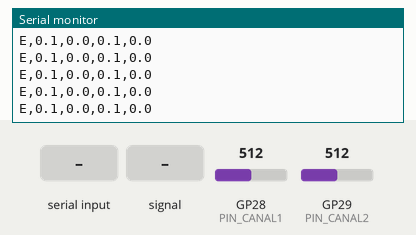
Recording of a sketch running on a simulated Raspberry Pi Pico. On the bench: the last lines printed to the serial monitor. The inputs (shaded band) are chosen by the test bench; at power-on: GP29 (PIN_CANAL2) = 512, GP28 (PIN_CANAL1) = 512 (analog values on the 0–1023 scale).

Above: at 2.6 s.
2.7 s: "G90\n" received over Serial
5.7 s: GP28 (PIN_CANAL1) fed a 200 Hz sine of ±81 counts around its level
At 6.5 s:
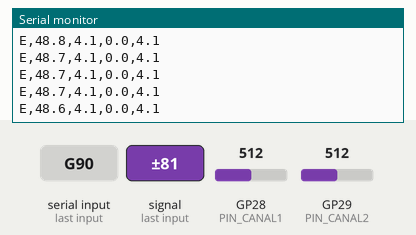
7.2 s: "S90\n" received over Serial
At 8.2 s:
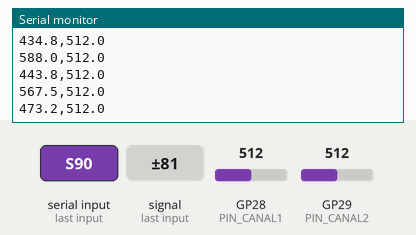
8.7 s: GP29 (PIN_CANAL2) fed a 200 Hz sine of ±81 counts around its level
10.2 s: GP29 (PIN_CANAL2) set to 490
At 10.7 s:
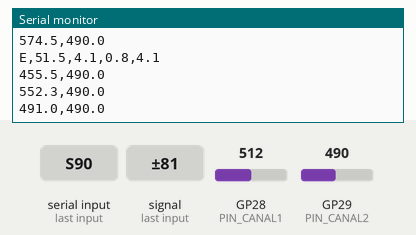
11.7 s: GP28 (PIN_CANAL1) set to 716
Timing chart, 0 to 11.8 s (numbered marks = the images above; inputs shaded):
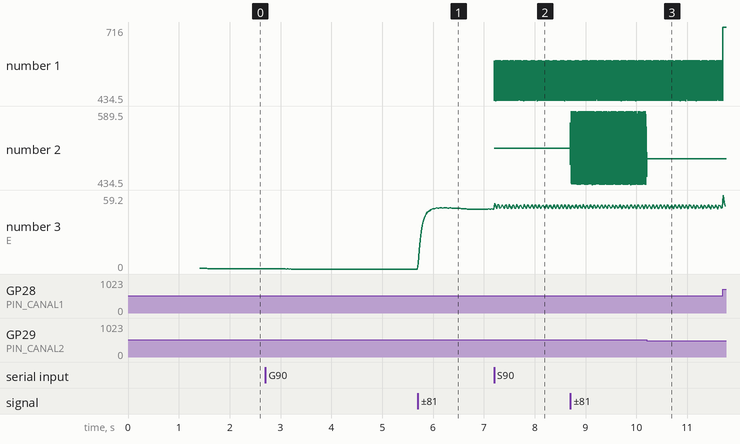

Measured:
- after the input at 5.7 s, the serial monitor: prints a new line at once (image 1)
- after the input at 7.2 s, the serial monitor: prints a new line at once (image 2)
- plotted number 3: 0 → 48 after the input at 5.7 s, 48 → 50.5 after the input at 7.2 s

The sketch:

emg_penal.ino
```cpp
/*
  emg_penal.ino — sEMG de DOS canales -> "KICK,<canal>" solo en picos
    Canal 1 = A2 (equipo local)    Canal 2 = A3 (equipo rival)

  Cadena por canal (fs = 1000 Hz por canal, muestreo con micros()):
    lectura sobremuestreada: ADC a 14 bits, 1 lectura de descarte al cambiar de canal,
       8 lecturas, se tiran la mayor y la menor y se promedian 6 (quita chispazos y baja el
       ruido blanco del ADC ~4x: sd 2.5 -> 0.65 cuentas medido). Se reporta en escala de 10 bits.
    -> pasa-altas 20 Hz -> notch en 60 Hz y TODOS sus armónicos hasta 480 Hz (Q = 30)
    -> |x| -> pasa-bajas 5 Hz (envolvente) -> detector de picos:
       * umbral = el que fija el juego con 'U' (70 % de la contracción máxima medida al inicio);
         si no hay, umbral automático = base + max(K·sd, (RAZON-1)·base)
       * debe sostenerse SOSTENER_MS sobre el umbral (descarta chispazos)
       * histéresis + periodo refractario entre tiros
       * la base y su sd se reajustan lento solo mientras ese canal está en reposo
  (El ruido medido con paciente fue 86 % a 120 Hz + 240/360 Hz: red rectificada.)

  Calibración: 3 s al arrancar (o con 'c'), ambos canales a la vez. Músculos RELAJADOS.

  Protocolo serial (BAUDIOS, ver abajo):
    Arduino -> PC:  "E,<env1>,<umbral1>,<env2>,<umbral2>"  cada 20 ms
                    "KICK,1" / "KICK,2"                       pico en ese canal
                    "CAL" / "LISTO"
                    "<crudo1>,<crudo2>"  cada 1 ms, solo con el flujo encendido ('S'): señal
                               sin filtrar en cuentas de 10 bits para el Banco del técnico.
                               Empieza con dígito; todas las demás líneas con letra.
    PC -> Arduino:  'c' recalibrar ambos
                    "U1=<v>" / "U2=<v>" (fin de línea) umbral fijo del canal en cuentas de
                               envolvente; "U1=0" vuelve al umbral automático de reposo
                    '+' / '-'  canal 1 más / menos exigente
                    ']' / '['  canal 2 más / menos exigente
                    'd' diagnóstico de tiempo: "DIAG,<µs máx>,<resincros>,<crudo1>,<crudo2>"
                    'S' / 's'  enciende / apaga el flujo crudo de los dos canales

  SEGURIDAD: A2 y A3 solo LEEN la salida de los amplificadores sEMG. Ningún pin del
  Arduino va conectado a los electrodos del paciente.
*/

const uint32_t BAUDIOS       = 460800;   // el flujo crudo (2 canales a 1 kHz) no cabe en 115200
const uint32_t TS_US         = 1000;     // periodo de muestreo
#if defined(ESP32)
// ESP32: ADC de 12 bits. Usar solo pines del ADC1 (el ADC2 no sirve con WiFi).
// Atenuación 0 dB: rango ≈ 0–1.1 V. La salida del amplificador reposa en ~0.1–0.2 V, así que este
// rango tiene el piso más bajo y 3x más resolución. Si algún día se centra en 1.65 V: ADC_11db y 3.1.
const int      BITS_ADC      = 12;
const uint8_t  PIN_CANAL1    = 34;       // GPIO34 (ADC1_CH6)
const uint8_t  PIN_CANAL2    = 35;       // GPIO35 (ADC1_CH7)
#define        ATENUACION      ADC_0db
const float    FONDO_V       = 1.1;      // voltios que corresponden a la lectura máxima del ADC
#else
const int      BITS_ADC      = 14;       // el R4 tiene ADC de 14 bits
const uint8_t  PIN_CANAL1    = A2;
const uint8_t  PIN_CANAL2    = A3;
const float    FONDO_V       = 5.0;
#endif
// Ganancia digital: multiplica cada lectura antes de filtrar (no agrega resolución; solo escala
// la señal para que las barras y los umbrales del juego la vean). Se cambia en vivo con "G=<v>".
float ganancia = 1.0;
const int      N_SOBRE       = 8;        // lecturas por muestra (≈230 µs por canal)
const float    ESCALA_ADC    = (float)(1 << (BITS_ADC - 10));   // todo se expresa en cuentas de 10 bits
const float    FS            = 1000.0;   // Hz
const float    F_RED         = 60.0;     // Hz (cambia a 50 si la red es de 50 Hz)
const float    Q_NOTCH       = 30.0;
const int      N_NOTCH       = 8;        // 60, 120, … 480 Hz (Nyquist = 500)
const float    F_HP          = 20.0;     // Hz
const float    F_ENV         = 5.0;      // Hz
const float    K_SD          = 8.0;      // desviaciones estándar sobre el reposo
const float    RAZON         = 2.0;      // el pico debe ser al menos 2x el nivel de reposo
const float    UMBRAL_MIN    = 4.0;      // cuentas ADC sobre la base, mínimo absoluto
const uint32_t SOSTENER_MS   = 60;       // tiempo continuo sobre el umbral para contar como pico
const float    HISTERESIS    = 0.6;      // se rearma cuando env < base + 0.6 * (umbral - base)
const uint32_t REFRACT_MS    = 1500;     // tiempo mínimo entre tiros del mismo canal
const uint32_t CAL_MS        = 3000;
const uint32_t REPORTE_MS    = 20;
const float    TAU_BASE_S    = 20.0;     // qué tan lento se reajusta la base en reposo

struct Biquad {
  float b0, b1, b2, a1, a2, z1 = 0, z2 = 0;
  float step(float x) {                 // forma directa II transpuesta
    float y = b0 * x + z1;
    z1 = b1 * x - a1 * y + z2;
    z2 = b2 * x - a2 * y;
    return y;
  }
};

// Coeficientes RBJ (Audio EQ Cookbook)
void disenarNotch(Biquad &f, float f0, float q) {
  float w = 2 * PI * f0 / FS, c = cos(w), al = sin(w) / (2 * q), a0 = 1 + al;
  f.b0 = 1 / a0; f.b1 = -2 * c / a0; f.b2 = 1 / a0;
  f.a1 = -2 * c / a0; f.a2 = (1 - al) / a0;
}
void disenarPasaAltas(Biquad &f, float f0) {
  float w = 2 * PI * f0 / FS, c = cos(w), al = sin(w) / (2 * 0.7071), a0 = 1 + al;
  f.b0 = (1 + c) / 2 / a0; f.b1 = -(1 + c) / a0; f.b2 = (1 + c) / 2 / a0;
  f.a1 = -2 * c / a0; f.a2 = (1 - al) / a0;
}

float aEnv, aBase;

struct Canal {
  uint8_t pin, numero;
  Biquad hp, notch[N_NOTCH];
  float env = 0, base = 0, varBase = 0, exigencia = 1.0;
  float umbralFijo = 0;                  // > 0: lo fijó el juego (70 % de la contracción máxima)
  bool armado = true, sobre = false;
  uint32_t tSobre = 0, tUltimoTiro = 0;
  uint32_t nCal = 0; float sumCal = 0, sum2Cal = 0;
  float crudo = 0, x = 0;

  void iniciar() {
    disenarPasaAltas(hp, F_HP);
    for (int i = 0; i < N_NOTCH; i++) disenarNotch(notch[i], F_RED * (i + 1), Q_NOTCH);
  }
  float filtrar(float v) {
    v = hp.step(v);
    for (auto &n : notch) v = n.step(v);
    return v;
  }
  // Promedio recortado de N_SOBRE lecturas, en cuentas de 10 bits
  float leer() {
    analogRead(pin);                     // descarte: el ADC se asienta tras cambiar de canal
    float suma = 0, mn = 1e9, mx = -1e9;
    for (int i = 0; i < N_SOBRE; i++) {
      float v = analogRead(pin);
      suma += v; mn = min(mn, v); mx = max(mx, v);
    }
    return (suma - mn - mx) / (N_SOBRE - 2) / ESCALA_ADC * ganancia;
  }
  void muestrear() {
    crudo = leer();
    x = filtrar((float)crudo);
    env += aEnv * (fabs(x) - env);
  }
  float umbral() const {
    if (umbralFijo > 0) return umbralFijo * exigencia;
    float sd = sqrt(max(0.0f, varBase));
    float margen = max(max(K_SD * sd, (RAZON - 1) * base), UMBRAL_MIN);
    return base + margen * exigencia;
  }
  void empezarCal() { nCal = 0; sumCal = sum2Cal = 0; }
  void acumularCal() { nCal++; sumCal += env; sum2Cal += env * env; }
  void terminarCal() {
    if (nCal == 0) return;
    base = sumCal / nCal;
    varBase = max(0.0f, sum2Cal / nCal - base * base);
    armado = true; sobre = false;
  }
  void detectar(uint32_t ahora) {
    float thr = umbral();
    if (env > thr) {
      if (!sobre) { sobre = true; tSobre = ahora; }
      if (armado && ahora - tSobre >= SOSTENER_MS && ahora - tUltimoTiro > REFRACT_MS) {
        Serial.print(F("KICK,")); Serial.println(numero);
        armado = false; tUltimoTiro = ahora;
      }
    } else {
      sobre = false;
      if (!armado && env < base + HISTERESIS * (thr - base)) armado = true;
    }
    // Reajuste lento de la base, solo en reposo (lejos del umbral y fuera del refractario)
    if (armado && !sobre && env < base + 0.5 * (thr - base) && ahora - tUltimoTiro > REFRACT_MS) {
      float d = env - base;
      base += aBase * d;
      varBase += aBase * (d * d - varBase);
    }
  }
};

Canal canales[2];
bool calibrando = false;
bool flujo = false;                      // 'S': manda la señal cruda cada milisegundo
uint32_t tSig, tReporte = 0, tCal = 0;
uint32_t usMax = 0, resincros = 0;       // diagnóstico de tiempo ('d')

void reportarEscala() {                  // el Banco del técnico la usa para convertir a µV
  Serial.print(F("VREF,")); Serial.println(FONDO_V / ganancia, 4);
}

// "MV,<prom1>,<min1>,<max1>,<prom2>,<min2>,<max2>": voltaje real en cada pin (mV, calibrado de
// fábrica) durante ~0.2 s, para comparar con el multímetro. Solo ESP32.
void reportarMilivolts() {
#if defined(ESP32)
  Serial.print(F("MV"));
  for (auto pin : {PIN_CANAL1, PIN_CANAL2}) {
    uint32_t suma = 0, mn = 99999, mx = 0;
    const int N = 200;
    for (int i = 0; i < N; i++) {
      uint32_t v = analogReadMilliVolts(pin);
      suma += v; mn = min(mn, v); mx = max(mx, v);
      delayMicroseconds(1000);
    }
    Serial.print(','); Serial.print(suma / N); Serial.print(','); Serial.print(mn); Serial.print(','); Serial.print(mx);
  }
  Serial.println();
#endif
}

void iniciarCalibracion() {
  calibrando = true; tCal = millis();
  for (auto &c : canales) c.empezarCal();
  Serial.println(F("CAL"));
}

void setup() {
  Serial.begin(BAUDIOS);
  Serial.setTimeout(50);                 // para leer el número de 'U' sin bloquear
  analogReadResolution(BITS_ADC);
#if defined(ESP32)
  analogSetAttenuation(ATENUACION);
#endif
  reportarEscala();
  reportarMilivolts();
  canales[0].pin = PIN_CANAL1; canales[0].numero = 1;
  canales[1].pin = PIN_CANAL2; canales[1].numero = 2;
  for (auto &c : canales) c.iniciar();
  aEnv = 1 - exp(-2 * PI * F_ENV / FS);
  aBase = 1 - exp(-1.0 / (TAU_BASE_S * FS));
  // Precarga: deja que los filtros se asienten 0.5 s antes de calibrar
  for (int i = 0; i < 500; i++) { for (auto &c : canales) c.muestrear(); delayMicroseconds(800); }
  iniciarCalibracion();
  tSig = micros();
}

void loop() {
  if ((int32_t)(micros() - tSig) < 0) return;
  if ((int32_t)(micros() - tSig) > 5000) { tSig = micros(); resincros++; }   // si se atrasó mucho, se resincroniza
  tSig += TS_US;
  uint32_t tInicio = micros();

  for (auto &c : canales) c.muestrear();
  usMax = max(usMax, micros() - tInicio);
  if (flujo) {
    Serial.print(canales[0].crudo, 1); Serial.print(','); Serial.println(canales[1].crudo, 1);
  }
  uint32_t ahora = millis();

  if (calibrando) {
    if (ahora - tCal > 500) for (auto &c : canales) c.acumularCal();   // descarta el primer medio segundo
    if (ahora - tCal >= CAL_MS) {
      for (auto &c : canales) c.terminarCal();
      calibrando = false;
      Serial.println(F("LISTO"));
    }
  } else {
    for (auto &c : canales) c.detectar(ahora);
  }

  if (ahora - tReporte >= REPORTE_MS) {
    tReporte = ahora;
    Serial.print(F("E"));
    for (auto &c : canales) {
      Serial.print(','); Serial.print(c.env, 1);
      Serial.print(','); Serial.print(calibrando ? 0.0 : c.umbral(), 1);
    }
    Serial.println();
  }

  while (Serial.available()) {
    char ch = Serial.read();
    if (ch == 'c') iniciarCalibracion();
    else if (ch == 'U') {
      int n = Serial.parseInt();
      float v = Serial.parseFloat();
      if (n == 1 || n == 2) {
        canales[n - 1].umbralFijo = max(0.0f, v);
        canales[n - 1].exigencia = 1.0;
        canales[n - 1].armado = false;   // se rearma cuando la señal baje del nuevo umbral
        Serial.print(F("UMBRAL,")); Serial.print(n); Serial.print(','); Serial.println(canales[n - 1].umbral(), 1);
      }
    }
    else if (ch == '+') canales[0].exigencia *= 1.15;
    else if (ch == '-') canales[0].exigencia = max(0.3f, canales[0].exigencia / 1.15f);
    else if (ch == ']') canales[1].exigencia *= 1.15;
    else if (ch == '[') canales[1].exigencia = max(0.3f, canales[1].exigencia / 1.15f);
    else if (ch == 'G') {                // "G=<v>": ganancia digital (1 a 200)
      Serial.read();                     // el '='
      float g = Serial.parseFloat();
      if (g >= 1 && g <= 200) { ganancia = g; iniciarCalibracion(); }   // la base cambia: recalibra
      Serial.print(F("GANANCIA,")); Serial.println(ganancia, 1);
      reportarEscala();
    }
    else if (ch == 'V') { reportarMilivolts(); tSig = micros(); }   // pausa ~0.4 s el muestreo
    else if (ch == 'S') { flujo = true; reportarEscala(); }
    else if (ch == 's') flujo = false;
    else if (ch == 'd') {                // "DIAG,<µs máx. de lectura+filtros>,<resincronizaciones>,<crudo1>,<crudo2>"
      Serial.print(F("DIAG,")); Serial.print(usMax); Serial.print(','); Serial.print(resincros);
      Serial.print(','); Serial.print(canales[0].crudo, 1); Serial.print(','); Serial.println(canales[1].crudo, 1);
      usMax = 0; resincros = 0;
    }
  }
}
```
